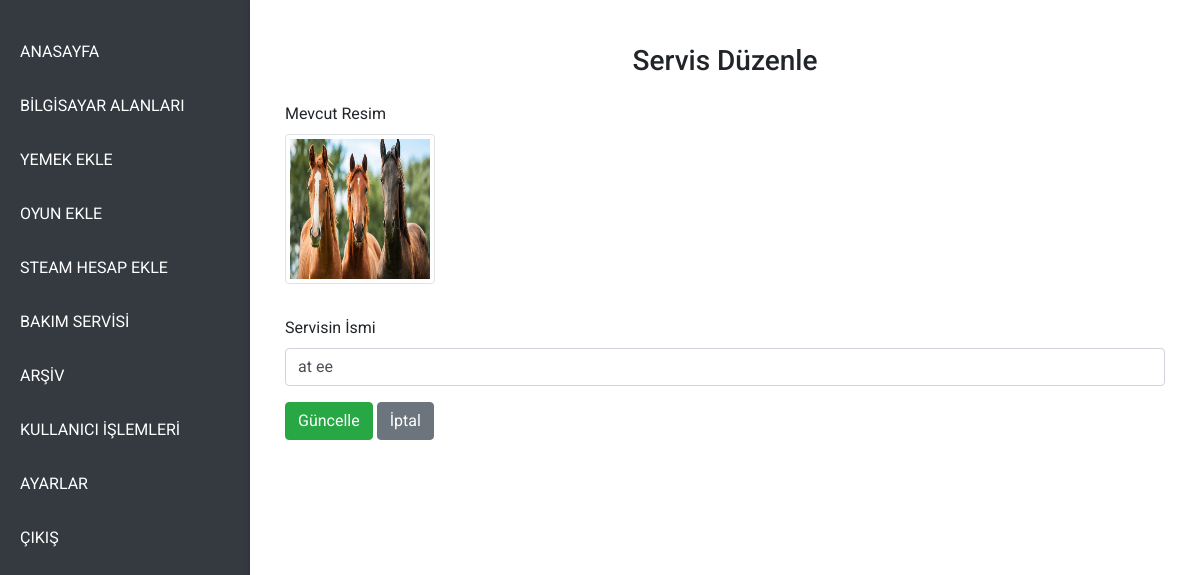
Page /updateservice/1 (signed in) on the committed database.
### models.py (models this page shows)
class tblservice(db.Model):
    id = db.Column(db.Integer, primary_key=True)
    imagepath = db.Column(db.String(50), unique=False, nullable=True)
    name = db.Column(db.String(100), unique=False, nullable=True)

### app.py (the view, shortened to what this page needs)
@app.route("/updateservice/<int:id>", methods=['GET', 'POST'])
@login_required
def updateservice(id):
    service = tblservice.query.filter_by(id = id).first()
    if service is None:
        print("böyle bir veri yok: not bunlar için bir şey yap fatih 404 için")
    all_images = get_all_images("service")
    return render_template("/admin/updatepage/updateservice.html", service=service, all_images=all_images)

### app.py (called while the page is built)
def get_all_images(filename):
    all_images = []
    target_folder = os.path.join(UPLOAD_FOLDER, filename)
    if os.path.exists(target_folder):
        all_images = [file for file in os.listdir(target_folder)
                    if file.lower().endswith(('png', 'jpg', 'jpeg', 'gif', 'webp'))]
    return all_images

### helpers.py (called while the page is built)
def login_required(f):
    @wraps(f)
    def decorated_function(*args, **kwargs):
        if session.get("user_id") is None:
            return redirect("/login")
        return f(*args, **kwargs)
    return decorated_function

### templates/admin/updatepage/updateservice.html (shortened to what this page needs)
{% extends "admin/adminlayout.html" %}
{% block main %}
<div class="container-fluid mt-4">
    <h3 class="mb-4">Servis Düzenle</h3>
    <div class="form-group">
        <label for="image">Mevcut Resim</label><br>
        <img  src="../{{ service.imagepath if service.imagepath else '../../static/img/noImage.jpg' }}"
                alt="photo" class="img-thumbnail mb-3" style="width: 150px; height: 150px;" onclick="showPopup()">
    </div>
    <div class="form-group">
        <label for="servicename">Servisin İsmi</label>
        <input type="text" name="servicename" id="servicename" class="form-control" value="{{ service.name }}">
    </div>
    <button type="submit" onclick="updateservice()" class="btn btn-success">Güncelle</button>
    <a href="/service" class="btn btn-secondary">İptal</a>
</div>
{% endblock %}

### static/css/admin/indexadmin.css (style rules this page uses)
body, html { margin: 0; padding: 0; font-family: 'Roboto', sans-serif; height: 100%; background-color: #f8f9fa; }
h3 { text-align: center; }

### rows in the picture
tblservice: imagepath (picture), servicename "at ee"
